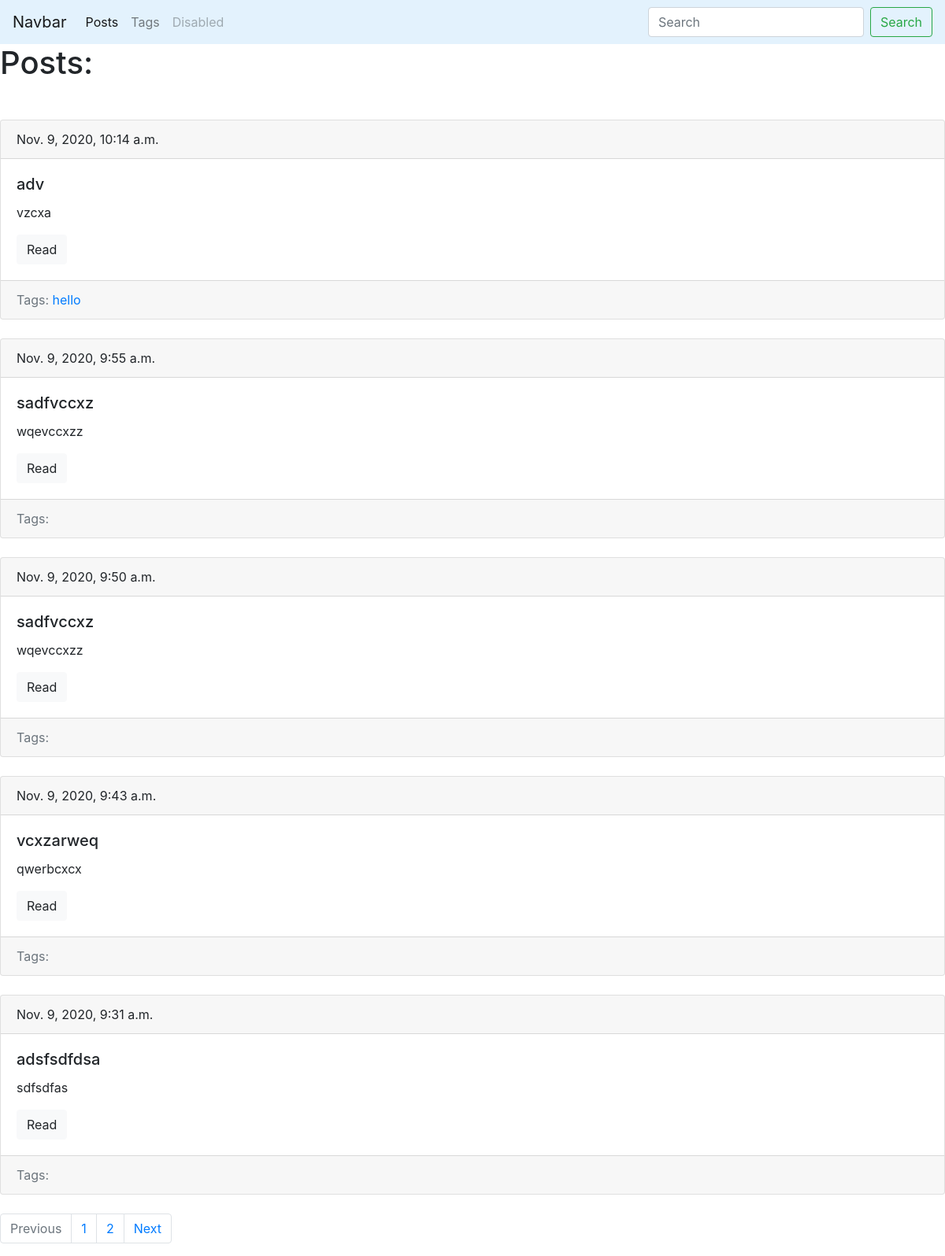
/blog/, run on an earlier commit of the app's database.
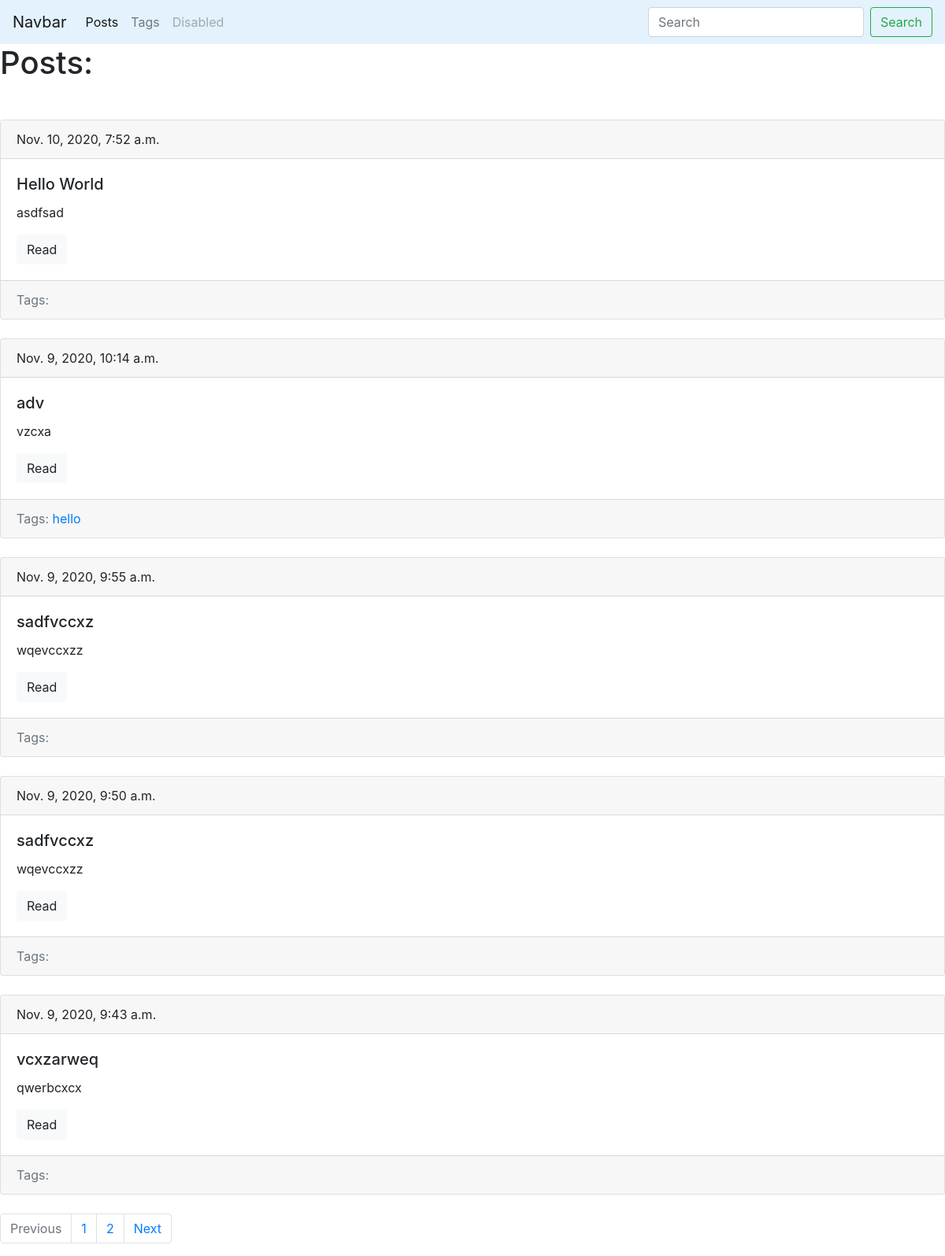
And on a later commit of the database.
### blog/models.py (models this page shows, shortened)
class Post(models.Model):
    title = models.CharField(max_length=150, db_index=True)
    slug = models.SlugField(max_length=150, blank=True, unique=True)
    body = models.TextField(blank=True, db_index=True)
    tags = models.ManyToManyField('Tag', blank=True, related_name='posts')
    date_pub = models.DateTimeField(auto_now_add=True)
    def get_absolute_url(self):
        return reverse('post_detail_url', kwargs={'slug': self.slug})
    class Meta:
        ordering = ['-date_pub']

class Tag(models.Model):
    title = models.CharField(max_length=50)
    slug = models.SlugField(max_length=50, unique=True)
    def get_absolute_url(self):
        return reverse('tag_detail_url', kwargs={'slug': self.slug})
    class Meta:
        ordering = ['title']

### blog/views.py (the view)
# urls.py: path('', posts_list, name='posts_list_url'),
def posts_list(request):
    search_query = request.GET.get('search', '')
    if search_query:
        posts = Post.objects.filter(Q(title__icontains=search_query) | Q(body__icontains=search_query))
    else:
        posts = Post.objects.all()
    paginator = Paginator(posts, 5)
    page_number = request.GET.get('page', 1)
    page = paginator.get_page(page_number)
    is_paginated = page.has_other_pages()
    if page.has_previous():
        prev_url = '?page={}'.format(page.previous_page_number())
    else:
        prev_url = ''
    if page.has_next():
        next_url = '?page={}'.format(page.next_page_number())
    else:
        next_url = ''
    context = {
        'page_object': page,
        'is_paginated': is_paginated,
        'next_url': next_url,
        'prev_url': prev_url
    }
    return render(request, 'blog/index.html', context=context)

### blog/templates/blog/index.html (shortened to what this page needs)
{% extends 'blog/base_blog.html' %}
{% block content %}
<h1 class="mb-5">Posts:</h1>
{% for post in page_object.object_list %}
    {% include 'blog/includes/post_card_template.html' %}
{% endfor %}
{% endblock %}

### blog/templates/blog/includes/post_card_template.html
<div class="card mb-4">
    <div class="card-header">
        {{ post.date_pub }}
    </div>
    <div class="card-body">
        <h5 class="card-title">{{ post.title }}</h5>
        <p class="card-text">{{ post.body|truncatewords:15 }}</p>
        <a href="{{ post.get_absolute_url }}" class="btn btn-light">Read</a>
    </div>
    <div class="card-footer text-muted">
        Tags:
        {% for tag in post.tags.all %}
            <a href="{{ tag.get_absolute_url }}">{{ tag.title }}</a>
        {% endfor %}
    </div>
</div>

What changed in the data, as far as the page shows it:
no longer on this page (row unchanged): Post: date_pub "Nov. 9, 2020, 9:31 a.m.", title "adsfsdfdsa", body "sdfsdfas"
added Post: date_pub "Nov. 10, 2020, 7:52 a.m.", title "Hello World", body "asdfsad"
